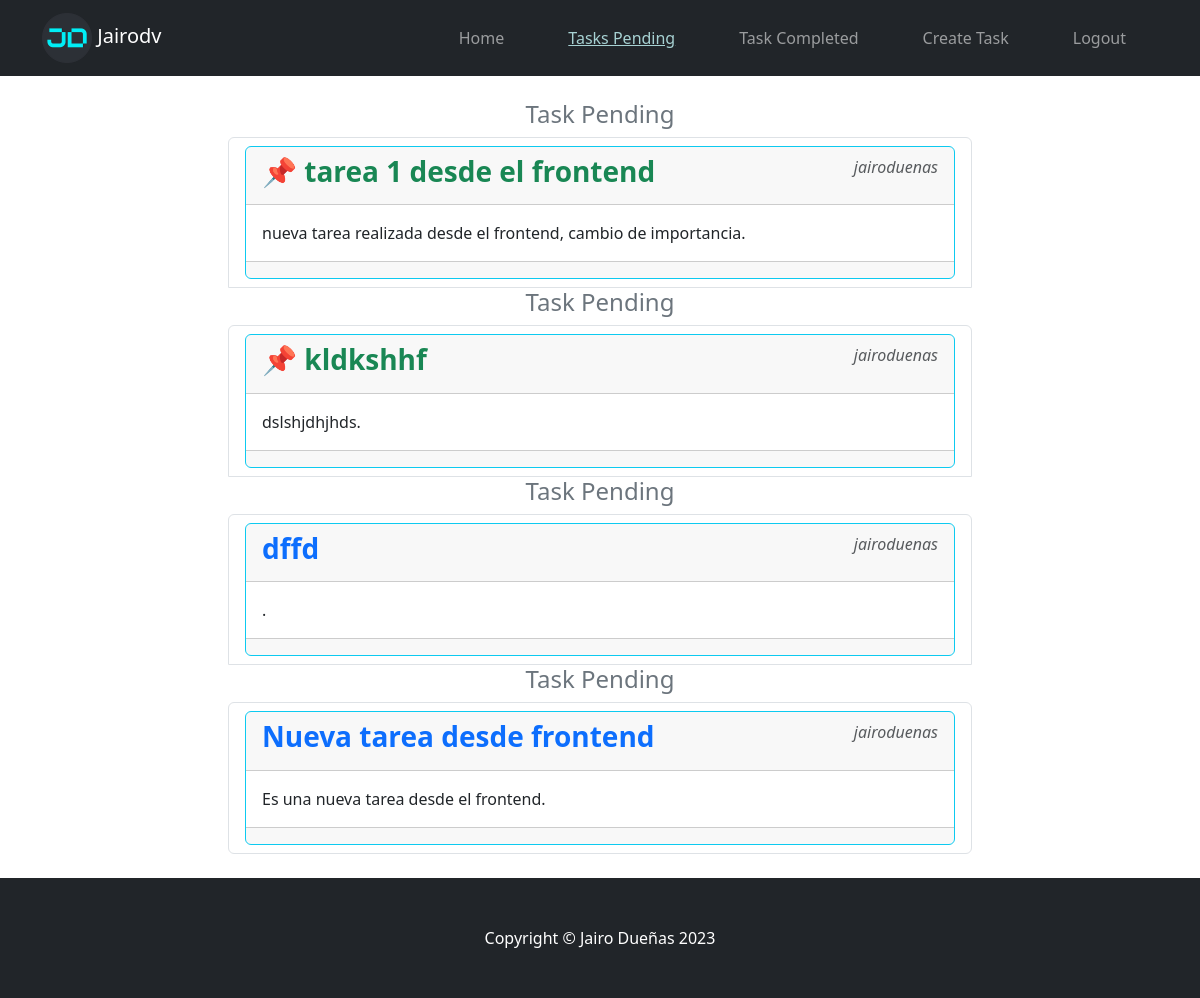
Page /tasks/ (signed in) on the earlier database version.
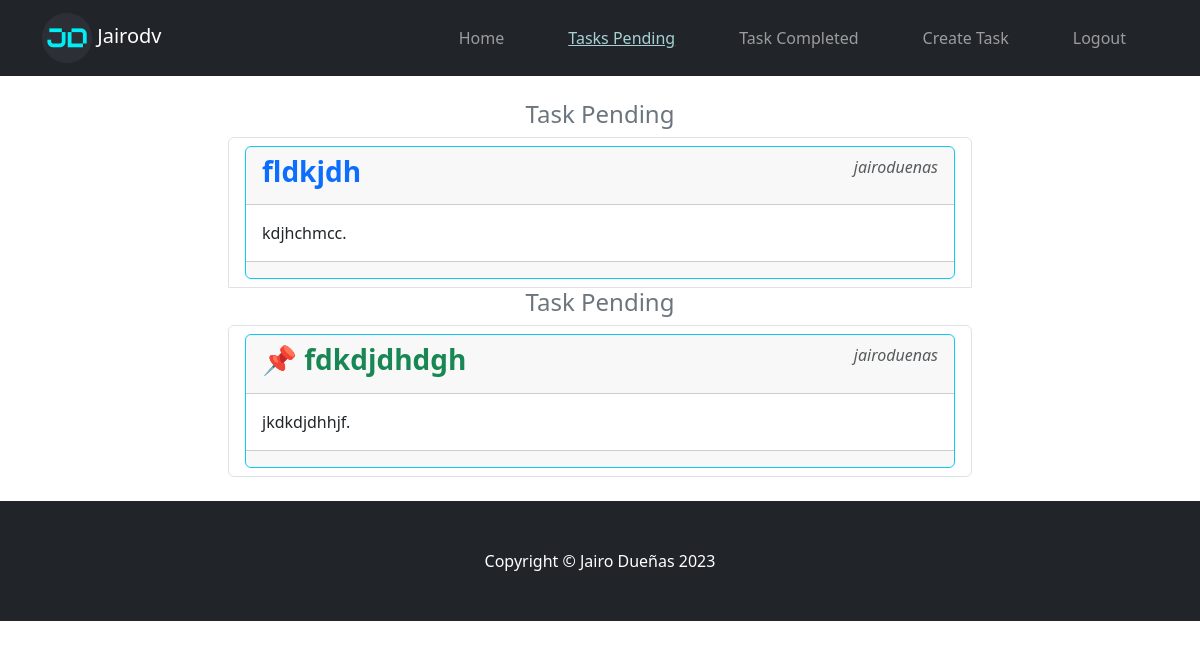
Same page on the later database version.
### tasks/models.py (models this page shows, shortened)
class Task(models.Model):
  title = models.CharField(max_length=200)
  description = models.TextField(blank=True)
  created = models.DateTimeField(auto_now_add=True)
  datecompleted = models.DateTimeField(null=True, blank=True)
  important = models.BooleanField(default=False)
  user = models.ForeignKey(User, on_delete=models.CASCADE)
  class Meta:
    verbose_name='task'
    verbose_name_plural='tasks'

### tasks/views.py (the view)
# urls.py: path('tasks/', views.tasks, name='tasks'),
@login_required
def tasks(request):
  tasks = Task.objects.filter(user=request.user, datecompleted__isnull=True)
  return render(request, 'tasks/tasks.html', {'tasks':tasks})

### tasks/templates/tasks/tasks.html (shortened to what this page needs)
{% extends 'base.html' %}
{% load static %}
{% block content %}
<main class="container">
  <div class="col-md-8 offset-md-2 py-4">
    {% for task in tasks %}
    {% if task.datecompleted %}
    <h3 class="text-center fs-4 text text-secondary">Task Completed</h3>
    {% else %}
    <h3 class="text-center fs-4 text-secondary">Task Pending</h3>
    {% endif %}
    <ul class="list-group">
      <li class="list-group-item">
        <div class="card bg-transparent border-info">
          <div class="card-header d-flex justify-content-between">
            <a class="text-decoration-none" href="{% url 'task_detail' task.id %}">
              {% if task.important %}
              <h3 class="fw-bold text-success">📌 {{task.title}}</h3>
              {% else %}
              <h3 class="fw-bold">{{task.title}}</h3>
              {% endif %}
            </a>
            <p class=" text-body-secondary fst-italic">{{task.user.username}}</p>
          </div>
          <div class="card-body ">
            <p class="card-text">{{task.description}}.</p>
          </div>
          <div class="card-footer text-body-secondary">
          </div>
        </div>
      </li>
      {% endfor %}
    </ul>
  </div>
</main>
{% endblock content %}

Differences in the rows shown:
removed Task: shows "Task Pending", title "tarea 1 desde el frontend", user.username "jairoduenas", description "nueva tarea realizada desde el frontend, cambio de importancia"
no longer on this page (row edited): Task: shows "Task Pending", title "kldkshhf", user.username "jairoduenas", description "dslshjdhjhds"
no longer on this page (row edited): Task: shows "Task Pending", title "dffd", user.username "jairoduenas"
removed Task: shows "Task Pending", title "Nueva tarea desde frontend", user.username "jairoduenas", description "Es una nueva tarea desde el frontend"
added Task: shows "Task Pending", title "fldkjdh", user.username "jairoduenas", description "kdjhchmcc"
added Task: shows "Task Pending", title "fdkdjdhdgh", user.username "jairoduenas", description "jkdkdjdhhjf"
